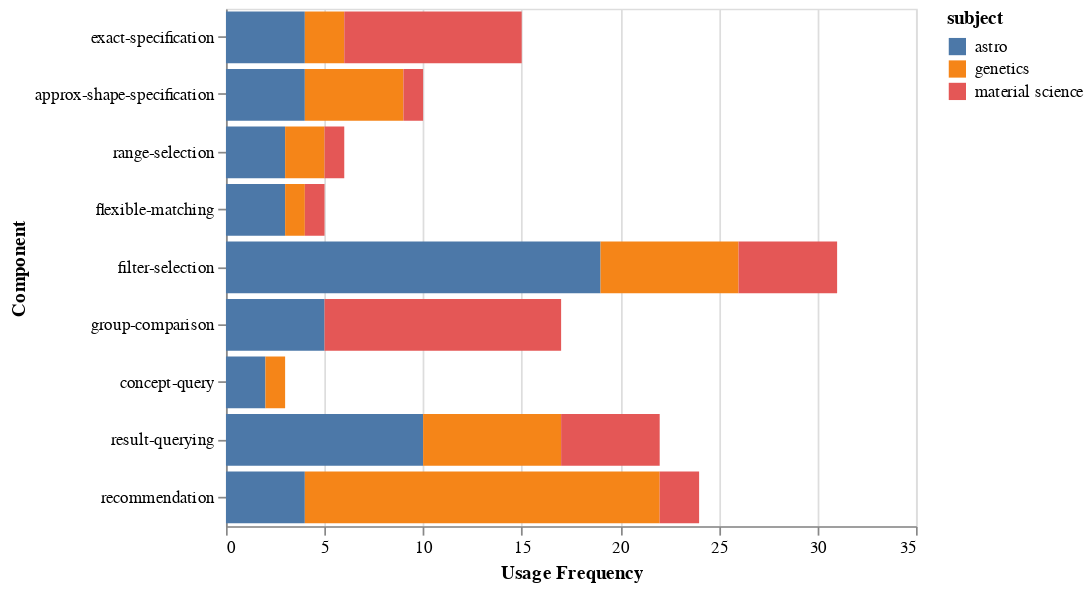

The cell this chart's notebook holds for it:
### Code cell
alt.Chart(df_frequency_by_subject_feature).mark_bar().encode(
    alt.X("Usage Frequency"),
    alt.Y("Component",sort=['exact-specification','approx-shape-specification','range-selection','flexible-matching',
                            'filter-selection','group-comparison',
                            'concept-query', 'result-querying','recommendation','control']),
    color = "subject"
)

### Figure 1 — Vega-Lite specification as saved in the notebook (floating-point values rounded to 4 significant figures)
{"$schema": "https://vega.github.io/schema/vega-lite/v2.6.0.json", "config": {"view": {"height": 300, "width": 400}}, "data": {"name": "data-64c73835db5054237a998e15cd30440f"}, "datasets": {"data-64c73835db5054237a998e15cd30440f": [{"Component": "approx-shape-specification", "Usage Frequency": 4, "subject": "astro"}, {"Component": "concept-query", "Usage Frequency": 2, "subject": "astro"}, {"Component": "exact-specification", "Usage Frequency": 4, "subject": "astro"}, {"Component": "filter-selection", "Usage Frequency": 19, "subject": "astro"}, {"Component": "flexible-matching", "Usage Frequency": 3, "subject": "astro"}, {"Component": "group-comparison", "Usage Frequency": 5, "subject": "astro"}, {"Component": "range-selection", "Usage Frequency": 3, "subject": "astro"}, {"Component": "recommendation", "Usage Frequency": 4, "subject": "astro"}, {"Component": "result-querying", "Usage Frequency": 10, "subject": "astro"}, {"Component": "approx-shape-specification", "Usage Frequency": 5, "subject": "genetics"}, {"Component": "concept-query", "Usage Frequency": 1, "subject": "genetics"}, {"Component": "exact-specification", "Usage Frequency": 2, "subject": "genetics"}, {"Component": "filter-selection", "Usage Frequency": 7, "subject": "genetics"}, {"Component": "flexible-matching", "Usage Frequency": 1, "subject": "genetics"}, {"Component": "range-selection", "Usage Frequency": 2, "subject": "genetics"}, {"Component": "recommendation", "Usage Frequency": 18, "subject": "genetics"}, {"Component": "result-querying", "Usage Frequency": 7, "subject": "genetics"}, {"Component": "approx-shape-specification", "Usage Frequency": 1, "subject": "material science"}, {"Component": "exact-specification", "Usage Frequency": 9, "subject": "material science"}, {"Component": "filter-selection", "Usage Frequency": 5, "subject": "material science"}, {"Component": "flexible-matching", "Usage Frequency": 1, "subject": "material science"}, {"Component": "group-comparison", "Usage Frequency": 12, "subject": "material science"}, {"Component": "range-selection", "Usage Frequency": 1, "subject": "material science"}, {"Component": "recommendation", "Usage Frequency": 2, "subject": "material science"}, {"Component": "result-querying", "Usage Frequency": 5, "subject": "material science"}]}, "encoding": {"color": {"field": "subject", "type": "nominal"}, "x": {"field": "Usage Frequency", "type": "quantitative"}, "y": {"field": "Component", "sort": ["exact-specification", "approx-shape-specification", "range-selection", "flexible-matching", "filter-selection", "group-comparison", "concept-query", "result-querying", "recommendation", "control"], "type": "nominal"}}, "mark": "bar"}
